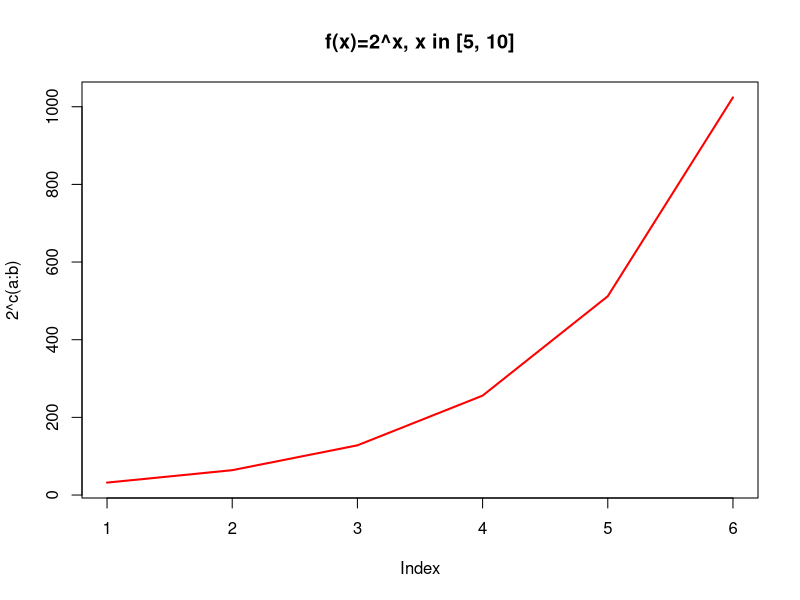
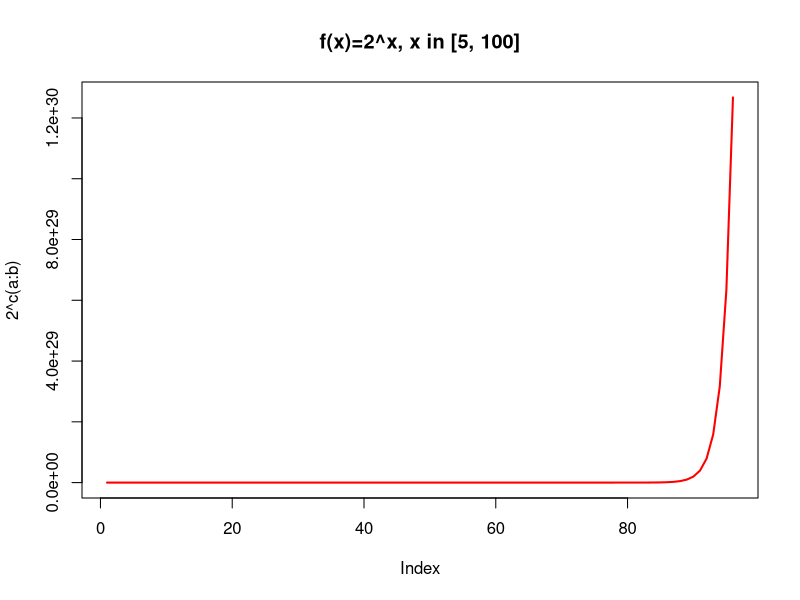
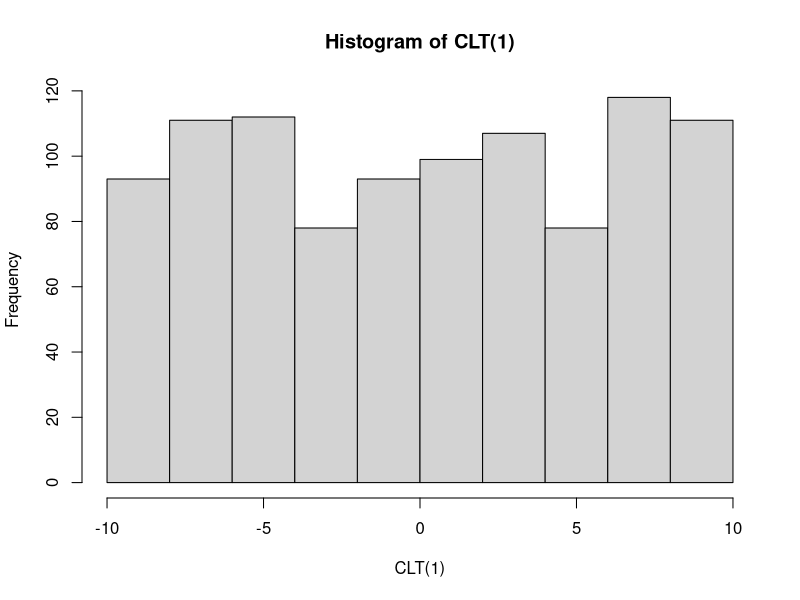
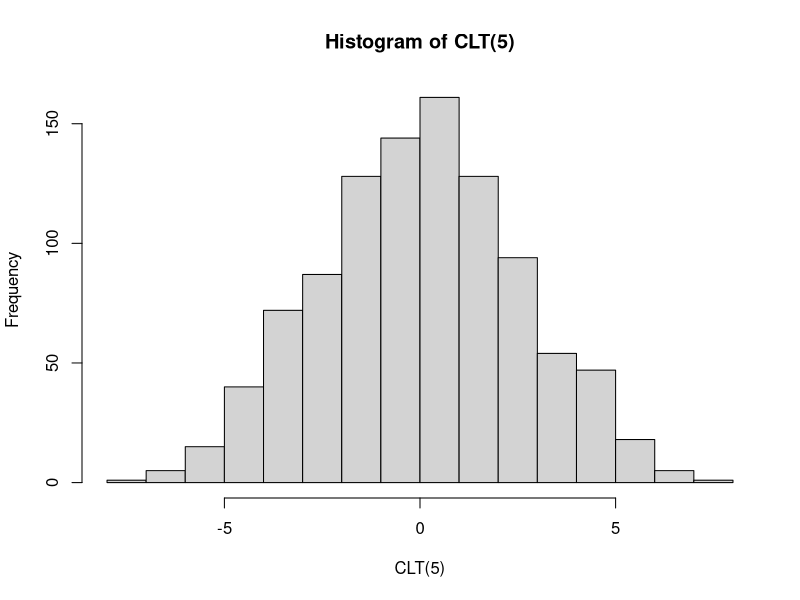
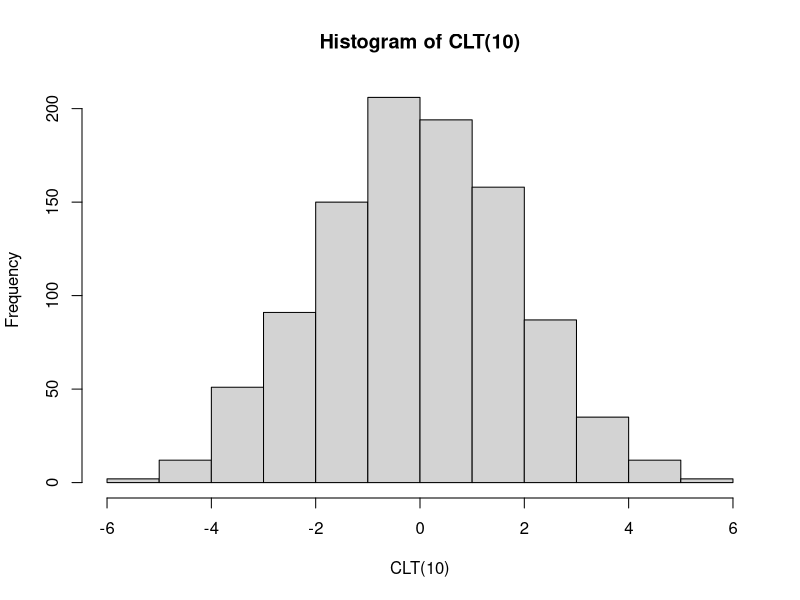
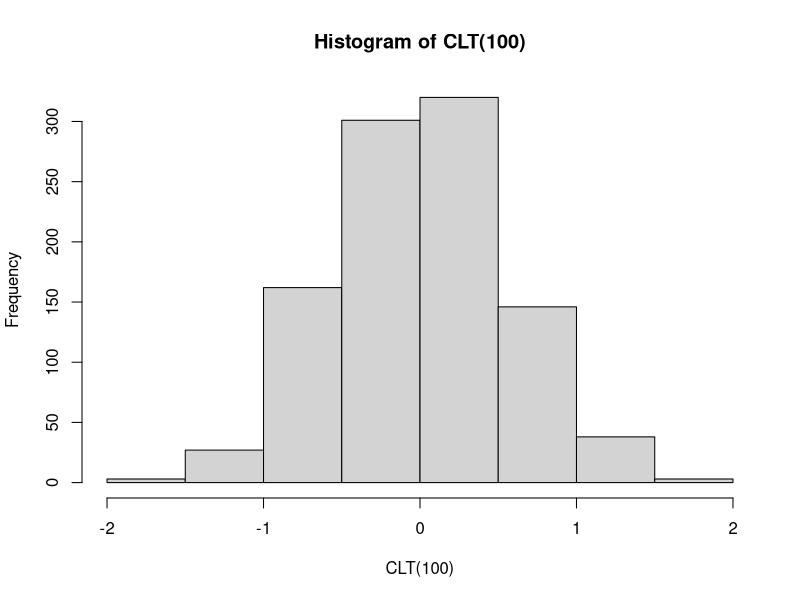
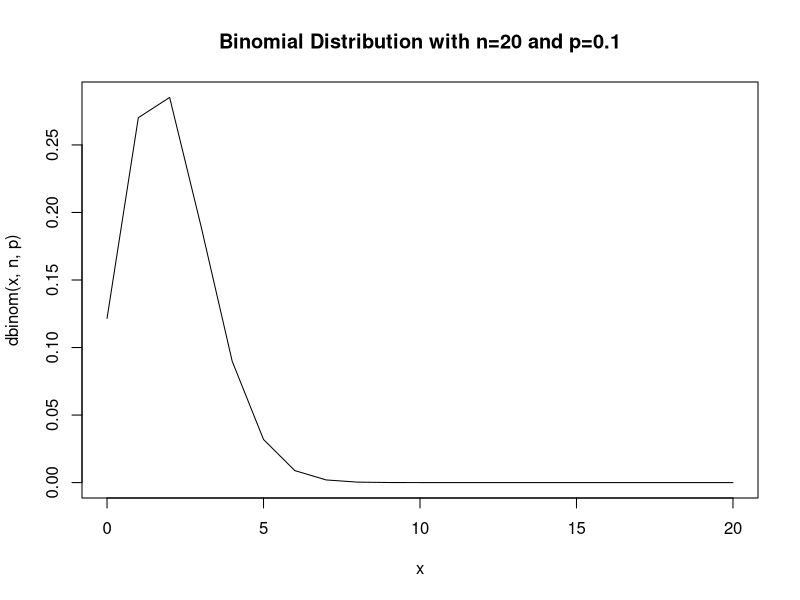
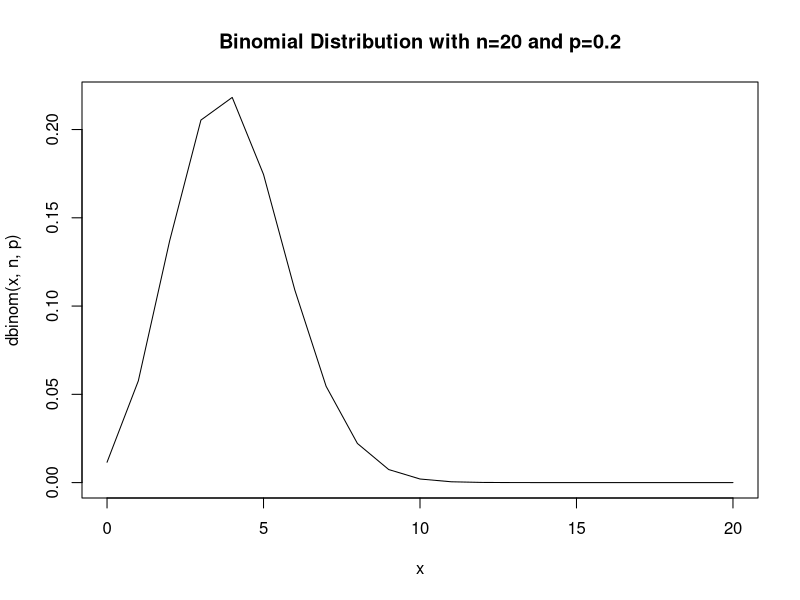

These figures' R source, in order: (Note: this script raises an error after producing the figures.)
# ex1
twos = function (a, b) {
  plot(2 ^ c(a:b), lwd="2", col="red", main=sprintf("f(x)=2^x, x in [%d, %d]", a, b), type="l")
}

twos(5, 10)
twos(5, 100)

# ex2
dir.create(file.path(getwd(), "png"), showWarnings = FALSE)
dir.create(file.path(getwd(), "pdf"), showWarnings = FALSE)
dir.create(file.path(getwd(), "eps"), showWarnings = FALSE)

plot_binomial_distribution = function(n, probabilities, out_type) {
  x <- seq(0, n)
  for (p in probabilities) {
    switch(out_type,
           "pdf"= pdf(file = sprintf("pdf/dbinom-%d-%.0f.pdf", n, p*10)),
           "eps"= {
             setEPS()
             postscript(sprintf("eps/dbinom-%d-%.0f.eps", n, p*10))},
           "png"= png(file = sprintf("png/dbinom-%d-%.0f.png", n, p*10))
           )
    plot(x, dbinom(x, n, p), type="l", main=sprintf("Binomial Distribution with n=%d and p=%s", n, p))
    dev.off()
  }
}

plot_binomial_distribution(20, seq(0.1, 0.9, by=0.1), "eps")

# ex3
dir.create(file.path(getwd(), "png"), showWarnings = FALSE)
dir.create(file.path(getwd(), "pdf"), showWarnings = FALSE)
dir.create(file.path(getwd(), "eps"), showWarnings = FALSE)

plot_normal_distribution = function(n, probabilities, out_type) {
  x <- seq(-n, n, by = 1)
  for (p in probabilities) {
    switch(out_type,
           "pdf"= pdf(file = sprintf("pdf/dnorm-%d-%.0f.pdf", n, p*10)),
           "eps"= {
             setEPS()
             postscript(sprintf("eps/dnorm-%d-%.0f.eps", n, p*10))},
           "png"= png(file = sprintf("png/dnorm-%d-%.0f.png", n, p*10))
    )
    plot(x, dnorm(x, 0, p), type="l", main=sprintf("Normal Distribution with n=%d and p=%s", n, p))
    dev.off()
  }
}

plot_normal_distribution(20, c(0.1, 1, 10), "pdf")

# ex4
CLT = function(n) {
  samples = c()
  for (i in seq(1,1000)) {
    samples = append(samples, mean(runif(n, min=-10, max=10)))
  }
  samples
}

hist(CLT(1))
hist(CLT(5))
hist(CLT(10))
hist(CLT(100))

var(CLT(10000))
mean(runif(100000))

#tries
probabilities = seq(0.1, 0.9, by=0.1)
n = 20
for (p in probabilities) {
  x <- seq(0, n, by = 1)
  png(file = sprintf("png/dbinom-%d-%.0f.png", n, p*10))
  pdf(file = sprintf("pdf/dbinom-%d-%.0f.pdf", n, p*10))
  setEPS()
  postscript(sprintf("eps/dbinom-%d-%.0f.eps", n, p*10))
  plot(x, dbinom(x, n, p), type="l", main=sprintf("Binomial Distribution with n=%d and p=%s", n, p))
  dev.off()
}

probabilities = seq(0.1, 0.9, by=0.1)
n = 20
for (p in probabilities) {
  x <- seq(-n, n, by = 1)
  png(file = sprintf("png/dnorm-%d-%.0f.png", n, p*10))
  pdf(file = sprintf("pdf/dnorm-%d-%.0f.pdf", n, p*10))
  setEPS()
  postscript(sprintf("eps/dnorm-%d-%.0f.eps", n, p*10))
  plot(x, dnorm(x, 0, p), type="l", main=sprintf("Normal Distribution with n=%d and p=%s", n, p))
  dev.off()
}
  
